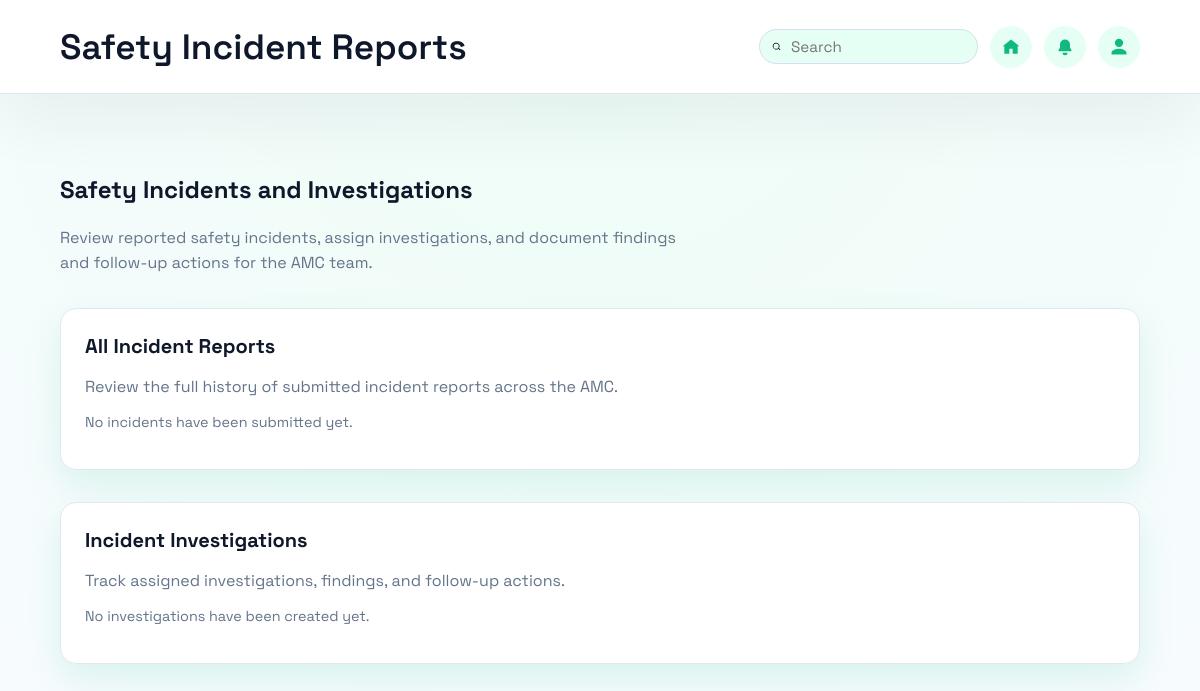
Before: /incident-reports.php (signed in) with the older database file.
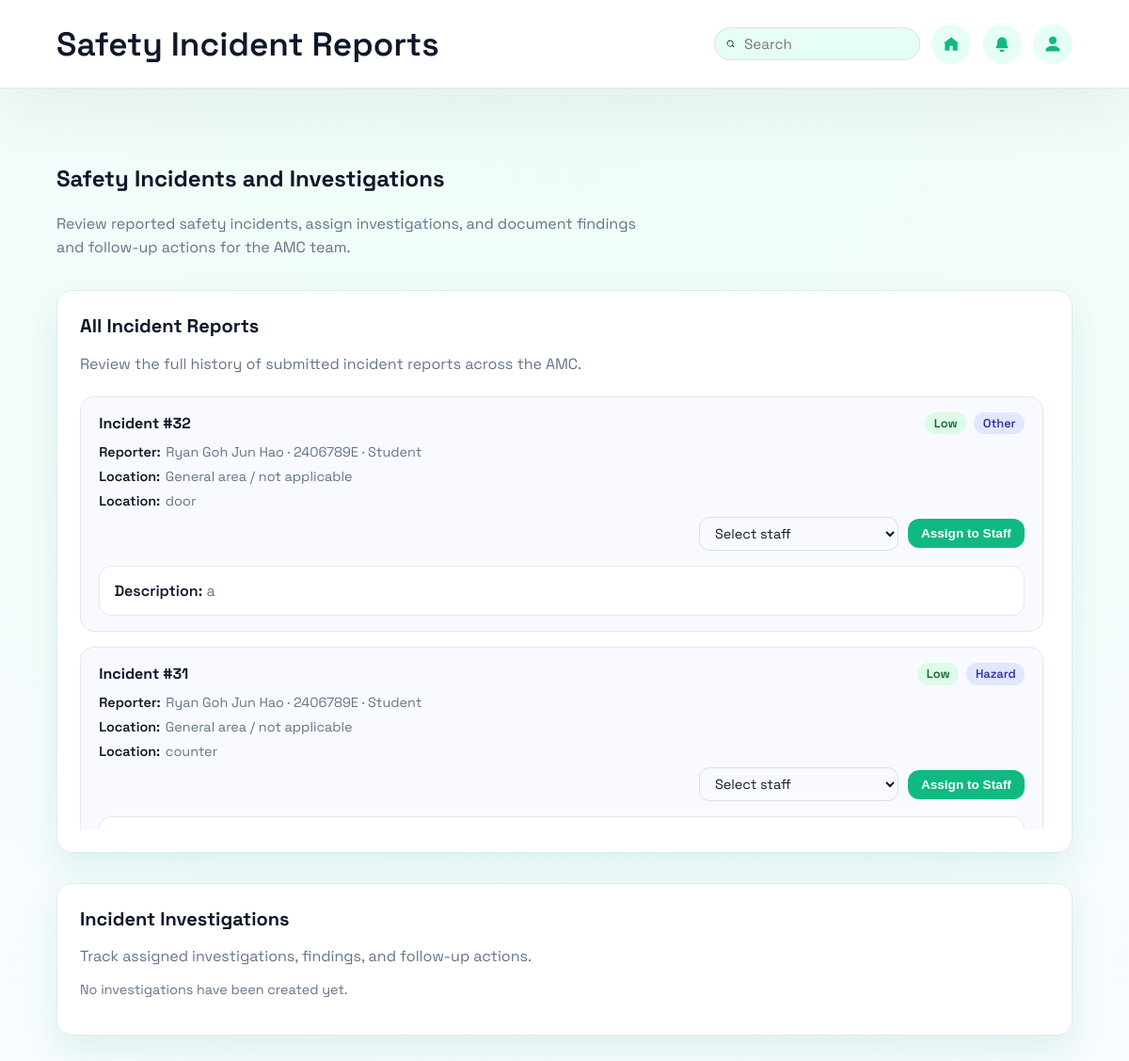
After: the same page with the newer database file.
### tables this page shows
CREATE TABLE `incidents` (
  `incident_id` bigint(20) NOT NULL,
  `reported_by` bigint(20) NOT NULL,
  `equipment_id` bigint(20) DEFAULT NULL,
  `severity` enum('low','medium','high','critical') NOT NULL DEFAULT 'low',
  `category` enum('near_miss','injury','hazard','damage','security','other') NOT NULL DEFAULT 'other',
  `location` varchar(80) DEFAULT NULL,
  `description` text NOT NULL,
  `status` enum('submitted','under_review','action_required','closed') NOT NULL DEFAULT 'submitted',
  `created_at` datetime NOT NULL DEFAULT current_timestamp(),
  `updated_at` datetime NOT NULL DEFAULT current_timestamp() ON UPDATE current_timestamp()
);

CREATE TABLE `users` (
  `user_id` bigint(20) NOT NULL,
  `role_id` int(11) NOT NULL,
  `tp_admin_no` varchar(30) DEFAULT NULL,
  `username` varchar(50) DEFAULT NULL,
  `email` varchar(255) NOT NULL,
  `password_hash` varchar(255) NOT NULL,
  `full_name` varchar(120) NOT NULL,
  `status` enum('active','locked','suspended') NOT NULL DEFAULT 'active',
  `failed_login_count` int(11) NOT NULL DEFAULT 0,
  `locked_until` datetime DEFAULT NULL,
  `last_login_at` datetime DEFAULT NULL,
  `created_at` datetime NOT NULL DEFAULT current_timestamp(),
  `updated_at` datetime NOT NULL DEFAULT current_timestamp() ON UPDATE current_timestamp()
);

CREATE TABLE `roles` (
  `role_id` int(11) NOT NULL,
  `role_name` varchar(50) NOT NULL,
  `description` varchar(255) DEFAULT NULL
);

### incident-reports.php (the view, shortened to what this page needs)
<?php
require_once __DIR__ . '/db.php';
$staffMembers = [];
$staffSql = "SELECT u.user_id, u.full_name, r.role_name
	FROM users u
	INNER JOIN roles r ON r.role_id = u.role_id
	WHERE r.role_name IN ('Staff', 'User')
	AND u.status = 'active'
	ORDER BY u.full_name";
$staffResult = mysqli_query($conn, $staffSql);
if ($staffResult !== false) {
	while ($row = mysqli_fetch_assoc($staffResult)) {
		$staffMembers[] = $row;
	}
}
$incidents = [];
$incidentsError = null;
$investigations = [];
$investigationsError = null;
$incidentSql = 'SELECT i.incident_id, i.severity, i.category, i.location, i.description, i.status, i.created_at, i.updated_at,
		u.full_name, u.tp_admin_no, r.role_name AS reporter_role,
		e.name AS equipment_name, e.location AS equipment_location
	FROM incidents i
	LEFT JOIN users u ON u.user_id = i.reported_by
	LEFT JOIN roles r ON r.role_id = u.role_id
	LEFT JOIN equipment e ON e.equipment_id = i.equipment_id
	LEFT JOIN incident_investigations ii ON ii.incident_id = i.incident_id AND ii.assigned_to IS NOT NULL
	WHERE ii.investigation_id IS NULL
	ORDER BY i.created_at DESC';
$incidentResult = mysqli_query($conn, $incidentSql);
if ($incidentResult === false) {
	$incidentsError = 'Unable to load incident reports right now.';
} else {
	while ($row = mysqli_fetch_assoc($incidentResult)) {
		$incidents[] = $row;
	}
}
$severityLabels = [
	'low' => 'Low',
	'medium' => 'Medium',
	'high' => 'High',
	'critical' => 'Critical',
];
$categoryLabels = [
	'near_miss' => 'Near miss',
	'injury' => 'Injury',
	'hazard' => 'Hazard',
	'damage' => 'Damage',
	'security' => 'Security',
	'other' => 'Other',
];
function format_incident_location(string $incidentLocation, string $equipmentName, string $equipmentLocation): string
{
	$location = trim($incidentLocation);
	$equipmentName = trim($equipmentName);
	$equipmentLocation = trim($equipmentLocation);
	if ($equipmentName !== '' && strcasecmp($location, $equipmentName) === 0) {
		if ($equipmentLocation !== '') {
			return $equipmentName . ' · ' . $equipmentLocation;
		}
		return $equipmentName;
	}
	return $location;
}
?>
<!DOCTYPE html>
<html lang="en">
	<head>
	</head>
	<body>
		<header>
			<div class="banner">
				<h1>Safety Incident Reports</h1>
				<div class="banner-actions">
					<label class="search-bar" aria-label="Search the platform">
						<svg
							xmlns="http://www.w3.org/2000/svg"
							viewBox="0 0 24 24"
							role="img"
							aria-hidden="true"
						>
							<path
								d="M11 4a7 7 0 1 1 0 14 7 7 0 0 1 0-14zm0-2a9 9 0 1 0 5.9 15.7l4.2 4.2 1.4-1.4-4.2-4.2A9 9 0 0 0 11 2z"
							/>
						</svg>
						<input type="search" placeholder="Search" />
					</label>
					<a class="icon-button" href="manager.php" aria-label="Manager home">
						<svg
							xmlns="http://www.w3.org/2000/svg"
							viewBox="0 0 24 24"
							role="img"
							aria-hidden="true"
						>
							<path d="M12 3 2 11h2v9h6v-6h4v6h6v-9h2L12 3z" />
						</svg>
					</a>
					<button class="icon-button" aria-label="Notifications">
						<svg
							xmlns="http://www.w3.org/2000/svg"
							viewBox="0 0 24 24"
							role="img"
							aria-hidden="true"
						>
							<path
								d="M12 3a6 6 0 0 0-6 6v3.6l-1.6 2.7A1 1 0 0 0 5.3 17H18.7a1 1 0 0 0 .9-1.7L18 12.6V9a6 6 0 0 0-6-6zm0 19a3 3 0 0 0 3-3H9a3 3 0 0 0 3 3z"
							/>
						</svg>
					</button>
					<details class="profile-menu">
						<summary class="icon-button" aria-label="Profile menu" role="button">
							<svg
								xmlns="http://www.w3.org/2000/svg"
								viewBox="0 0 24 24"
								role="img"
								aria-hidden="true"
							>
								<path
									d="M12 12a5 5 0 1 0-5-5 5 5 0 0 0 5 5zm0 2c-3.3 0-9 1.7-9 5v2h18v-2c0-3.3-5.7-5-9-5z"
								/>
							</svg>
						</summary>
					</details>
				</div>
			</div>
		</header>
		<main>
			<section class="intro" aria-labelledby="incident-intro-title">
				<h2 id="incident-intro-title">Safety Incidents and Investigations</h2>
				<p>Review reported safety incidents, assign investigations, and document findings and follow-up actions for the AMC team.</p>
			</section>
			<section class="card" aria-labelledby="incident-list-title">
				<h2 id="incident-list-title">All Incident Reports</h2>
				<p>Review the full history of submitted incident reports across the AMC.</p>
				<?php if (empty($incidents) && $incidentsError === null): ?>
					<p class="incident-meta">No incidents have been submitted yet.</p>
				<?php endif; ?>
				<?php if (!empty($incidents)): ?>
					<div class="incident-list scrollable">
						<?php foreach ($incidents as $incident): ?>
							<?php
								$severityKey = (string) ($incident['severity'] ?? 'low');
								$categoryKey = (string) ($incident['category'] ?? 'other');
								$statusKey = (string) ($incident['status'] ?? 'submitted');
								$equipmentName = trim((string) ($incident['equipment_name'] ?? ''));
								$equipmentLocation = trim((string) ($incident['equipment_location'] ?? ''));
								$reporterName = trim((string) ($incident['full_name'] ?? ''));
								$reporterLabel = $reporterName !== '' ? $reporterName : 'Unknown reporter';
								$adminNo = trim((string) ($incident['tp_admin_no'] ?? ''));
								if ($adminNo !== '') {
									$reporterLabel .= ' · ' . $adminNo;
								}
								$reporterRole = trim((string) ($incident['reporter_role'] ?? ''));
								$location = format_incident_location(
									(string) ($incident['location'] ?? ''),
									$equipmentName,
									$equipmentLocation
								);
								if ($reporterRole !== '') {
									$reporterLabel .= ' · ' . $reporterRole;
								}
									$isUnderReview = $statusKey === 'under_review';
							?>
							<div class="incident-item">
								<div class="incident-header">
									<div>
										<strong>Incident #<?php echo htmlspecialchars((string) $incident['incident_id'], ENT_QUOTES); ?></strong>
									</div>
									<div class="badges">
										<span class="badge severity-<?php echo htmlspecialchars($severityKey, ENT_QUOTES); ?>"><?php echo htmlspecialchars($severityLabels[$severityKey] ?? ucfirst($severityKey), ENT_QUOTES); ?></span>
										<span class="badge"><?php echo htmlspecialchars($categoryLabels[$categoryKey] ?? ucfirst($categoryKey), ENT_QUOTES); ?></span>
									</div>
								</div>
								<div class="incident-body">
									<div class="incident-details">
										<div class="incident-detail">
											<span class="incident-label">Reporter:</span>
											<span><?php echo htmlspecialchars($reporterLabel, ENT_QUOTES); ?></span>
										</div>
										<div class="incident-detail">
											<span class="incident-label">Location:</span>
											<span>
												<?php if ($equipmentName !== ''): ?>
													<?php echo htmlspecialchars($equipmentName, ENT_QUOTES); ?><?php echo $equipmentLocation !== '' ? ' · ' . htmlspecialchars($equipmentLocation, ENT_QUOTES) : ''; ?>
											<?php else: ?>
												General area / not applicable
											<?php endif; ?>
											</span>
										</div>
										<?php if ($location !== ''): ?>
											<div class="incident-detail">
												<span class="incident-label">Location:</span>
												<span><?php echo htmlspecialchars($location, ENT_QUOTES); ?></span>
											</div>
										<?php endif; ?>
										<div class="incident-actions">
											<form class="assign-form" method="post" action="">
												<select class="assign-select" name="assigned_to" aria-label="Assign staff" <?php echo empty($staffMembers) || $isUnderReview ? 'disabled' : ''; ?>>
													<option value="">Select staff</option>
												</select>
												<button class="assign-button" type="submit" name="assign_incident" <?php echo empty($staffMembers) || $isUnderReview ? 'disabled' : ''; ?>>Assign to Staff</button>
											</form>
										</div>
									</div>
									<div class="incident-description">
										<span class="incident-label">Description:</span>
										<?php echo nl2br(htmlspecialchars((string) ($incident['description'] ?? ''), ENT_QUOTES)); ?>
									</div>
								</div>
							</div>
						<?php endforeach; ?>
					</div>
				<?php endif; ?>
			</section>
			<section class="card" aria-labelledby="investigation-list-title">
				<h2 id="investigation-list-title">Incident Investigations</h2>
				<p>Track assigned investigations, findings, and follow-up actions.</p>
				<?php if (empty($investigations) && $investigationsError === null): ?>
					<p class="incident-meta">No investigations have been created yet.</p>
				<?php endif; ?>
			</section>
		</main>
	</body>
</html>

### incident-reports.php (style rules this page uses)
:root { --bg: #f8fbff; --accent: #10b981; --accent-soft: #e6fff5; --text: #0f172a; --muted: #64748b; --card: #ffffff; font-size: 16px; }
* { box-sizing: border-box; }
body { margin: 0; font-family: "Space Grotesk", "Segoe UI", Tahoma, sans-serif; color: var(--text); background: radial-gradient(circle at top, #eefdf6, var(--bg)); min-height: 100vh; }
header { padding: 1.5rem clamp(1.5rem, 5vw, 4rem); background: var(--card); border-bottom: 1px solid #e2e8f0; box-shadow: 0 30px 60px rgba(15, 23, 42, 0.05); position: sticky; top: 0; z-index: 10; }
.banner { display: flex; align-items: center; justify-content: space-between; gap: 2rem; }
.banner h1 { margin: 0; font-size: clamp(1.5rem, 3vw, 2.2rem); font-weight: 600; }
.banner-actions { display: flex; align-items: center; gap: 0.75rem; }
.search-bar { display: flex; align-items: center; gap: 0.5rem; padding: 0.35rem 0.75rem; border-radius: 999px; border: 1px solid #d7def0; background: var(--accent-soft); }
.search-bar input { border: none; background: transparent; font-family: inherit; font-size: 0.95rem; min-width: 11rem; color: var(--text); }
.icon-button { width: 42px; height: 42px; border-radius: 50%; border: none; background: var(--accent-soft); display: grid; place-items: center; cursor: pointer; transition: background 0.2s ease, transform 0.2s ease; }
.icon-button svg { width: 20px; height: 20px; fill: var(--accent); }
.profile-menu { position: relative; }
.profile-menu summary { list-style: none; cursor: pointer; }
main { padding: clamp(2rem, 5vw, 4rem); }
.intro { max-width: 640px; margin-bottom: 2rem; }
.intro p { color: var(--muted); line-height: 1.6; }
.card { background: var(--card); padding: 1.5rem; border-radius: 1rem; border: 1px solid #e2e8f0; box-shadow: 0 15px 35px rgba(16, 185, 129, 0.12); }
.card + .card { margin-top: 2rem; }
.incident-list.scrollable, .investigation-list.scrollable { max-height: 460px; overflow: auto; padding-right: 0.35rem; scrollbar-width: thin; scrollbar-color: rgba(148, 163, 184, 0.6) transparent; }
.card h2 { margin-top: 0; font-size: 1.25rem; }
.card p { color: var(--muted); }
.incident-list { display: grid; gap: 1rem; margin-top: 1.5rem; }
.incident-item { border: 1px solid #e2e8f0; border-radius: 0.9rem; padding: 1rem 1.2rem; background: #f8faff; display: grid; gap: 0.6rem; }
.incident-header { display: flex; flex-wrap: wrap; align-items: center; justify-content: space-between; gap: 0.6rem; }
.incident-meta { color: var(--muted); font-size: 0.9rem; }
.incident-label { font-weight: 600; color: var(--text); }
.incident-body { display: grid; grid-template-columns: 1fr; gap: 1rem; align-items: start; }
.incident-details { display: grid; gap: 0.5rem; }
.incident-detail { display: flex; gap: 0.35rem; flex-wrap: wrap; color: var(--muted); font-size: 0.9rem; }
.incident-description { border: 1px solid #e2e8f0; border-radius: 0.8rem; padding: 0.85rem 0.95rem; background: #ffffff; color: var(--muted); line-height: 1.5; }
.badges { display: flex; gap: 0.5rem; flex-wrap: wrap; }
.incident-actions { display: flex; justify-content: flex-end; }
.assign-button { border: none; border-radius: 0.75rem; padding: 0.5rem 0.9rem; font-size: 0.85rem; font-weight: 600; color: #fff; background: var(--accent); cursor: pointer; transition: transform 0.2s ease, box-shadow 0.2s ease; }
.assign-form { display: flex; gap: 0.6rem; align-items: center; flex-wrap: wrap; justify-content: flex-end; }
.assign-select { border: 1px solid #d7def0; border-radius: 0.7rem; padding: 0.45rem 0.75rem; background: #f8faff; font-family: inherit; font-size: 0.9rem; color: var(--text); }
.badge { display: inline-flex; align-items: center; padding: 0.2rem 0.6rem; border-radius: 999px; background: #e0e7ff; color: #3730a3; font-size: 0.8rem; font-weight: 600; }
.badge.severity-low { background: #dcfce7; color: #166534; }

Changed rows visible on the page:
added incidents: incident_id "32", severity "Low", category "Other", reported_by.role_name "Ryan Goh Jun Hao · 2406789E · Student", location "door", description "a"
added incidents: incident_id "31", severity "Low", category "Hazard", reported_by.role_name "Ryan Goh Jun Hao · 2406789E · Student", location "counter"
Other visible differences:
text no longer shown: "No incidents have been submitted yet."
